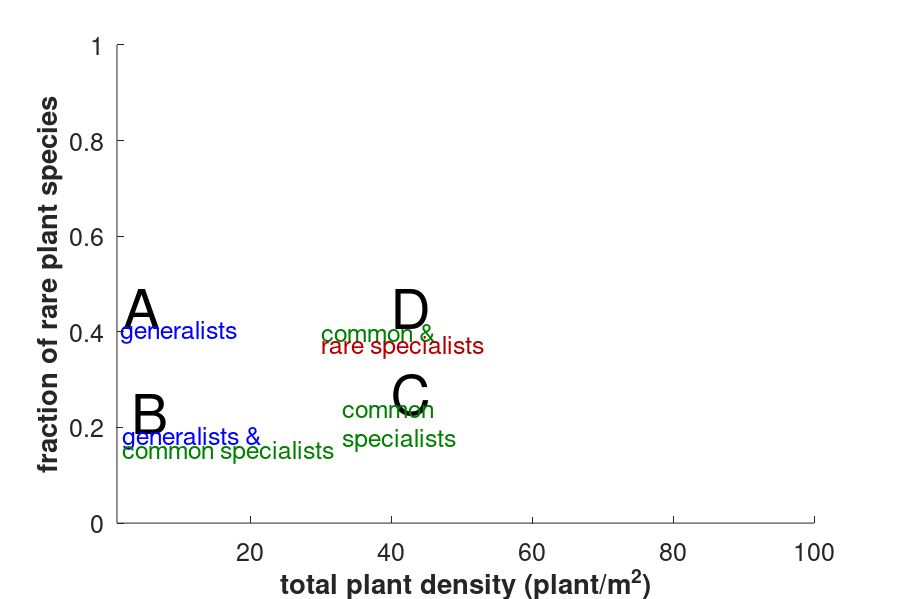

MATLAB code to generate this figure: (Note: this script raises an error after producing the figure.)

% plot1 = draw_CM_borders(1,2,5,'-',true);
% plot2 = draw_CM_borders(1,2,10,'--',true);
% plot3 = draw_CM_borders(1,2,15,':',true);

%% Format graph

hold on


hFig = figure(1);
set(hFig, 'Position', [200 0 900 600])

xlabel('total plant density (plant/m^2)','FontSize',18,'FontWeight','bold');
ylabel('fraction of rare plant species','FontSize',18,'FontWeight','bold');

set(gca,'FontSize',18);
set( gca,'FontName'   , 'Helvetica' );

set(gcf, 'PaperPositionMode', 'auto');
set(gca,'XLim',[1 10^2]);

% 
% ylim([0 0.5]);
% xlim([0 10^3]);

%title('Critical f_2 for polymorphism as a function of total plant density (s_1=10)','FontSize',14);
%title('critical f_2 (a=0.5, b_1=1)','FontSize',18);
%title('pollinator fitness at equlibrium (a=0.5, b_1=1)','FontSize',20);
%title('plant fitness at equilibrium (s_1=s_2=0.5)','FontSize',20);
%title('Region borders','FontSize',14);

%a_letter = text(1.6,0.45,'A','Color','black','FontSize',40);
a_letter = text(2,0.45,'A','Color','black','FontSize',40);
b_letter = text(3,0.23,'B','Color','black','FontSize',40);
c_letter = text(40,0.27,'C','Color','black','FontSize',40);
d_letter = text(40,0.45,'D','Color','black','FontSize',40);
%delete(a_letter); delete(b_letter); delete(c_letter); delete(d_letter);

%a_text = text(1.1,0.4,'generalists','Color','blue','FontSize',18);
a_text = text(1.5,0.4,'generalists','Color','blue','FontSize',18);
b_text1 = text(1.8,0.18,'generalists &','Color','blue','FontSize',18);
b_text2 = text(1.8,0.15,'common specialists','Color',[0 0.5 0],'FontSize',18);
c_text = text(33,0.20,['common' newline 'specialists'],'Color',[0 0.5 0],'FontSize',18);
d_text1 = text(30,0.40,'common &','Color',[0 0.5 0],'FontSize',18);
d_text2 = text(30,0.37,['rare ' 'specialists'],'Color',[0.7 0 0],'FontSize',18);
%delete(a_text); delete(b_text1); delete(b_text2); delete(c_text); delete(d_text1); delete(d_text2);


%SHOW LEGEND
[~, hobj, ~, ~] =legend([plot1 plot2 plot3],'b_2=5','b_2=10','b_2=15','Location','best');
hl = findobj(hobj,'type','line');
set(hl,'LineWidth',2)
ht = findobj(hobj,'type','text');
set(ht,'FontSize',16);


